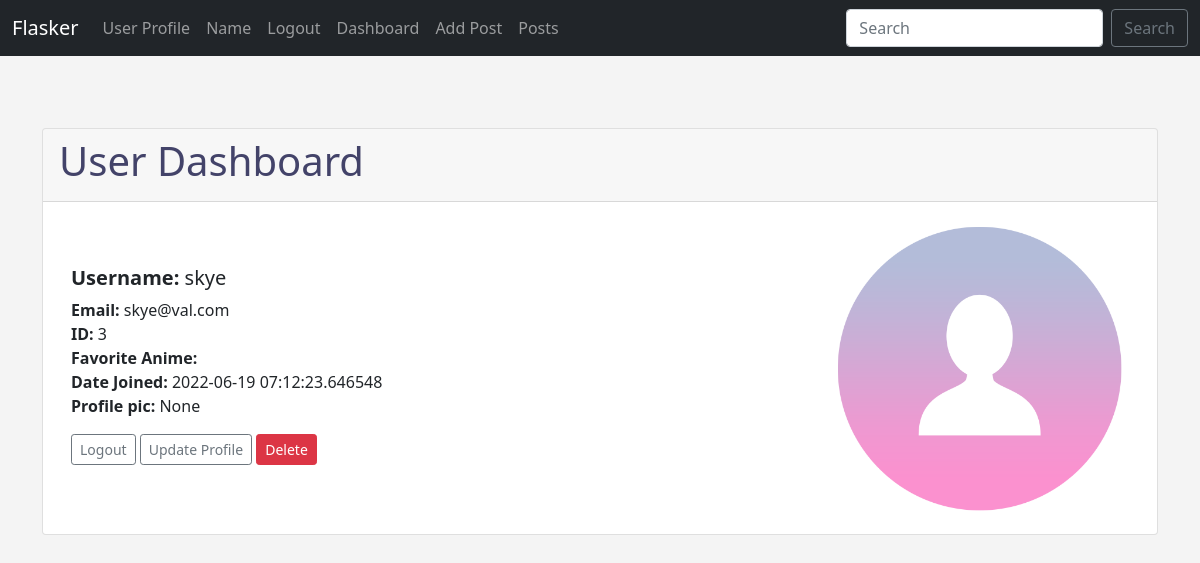
/dashboard (signed in), run on the app's committed database.
### app.py (models this page shows, shortened)
class Users(db.Model, UserMixin):
    id = db.Column(db.Integer, primary_key=True)
    name = db.Column(db.String(200), nullable=False)
    email = db.Column(db.String(200), nullable=False, unique=True)
    favorite_anime = db.Column(db.String(120))
    date_added = db.Column(db.DateTime, default=datetime.utcnow)
    profile_pic = db.Column(db.String(), nullable=True)
    password_hash = db.Column(db.String(128))
    posts = db.relationship('Posts', backref='poster')
    @property
    def password(self):
        raise AttributeError('password is not a readable attribute')

### app.py (the view)
@app.route('/dashboard', methods=['GET', 'POST'])
@login_required
def dashboard():
    return render_template('dashboard.html')

### forms.py
class SearchForm(FlaskForm):
    searched = StringField("Searched", validators=[DataRequired()])
    submit = SubmitField("Submit")

### app.py (called while the page is built)
@login_manager.user_loader
def load_user(user_id):
    return Users.query.get(int(user_id))

@app.context_processor
def base():
    form = SearchForm()
    return dict(form=form)

### templates/dashboard.html (shortened to what this page needs)
{% extends 'base.html' %}
{% block content %}
<br /><br />
<div class="card">
    <div class="card-header">
        <h1>User Dashboard</h1>
    </div>
    <div class="card-body">
        <div class="container">
            <div class="row">
                <div class="col-8">
                    <br /><br />
                    <h5 class="card-title"><strong>Username: </strong>{{ current_user.name }}</h5>
                    <p class="card-text">
                        <strong>Email: </strong>{{ current_user.email }}<br />
                        <strong>ID: </strong>{{ current_user.id }}<br />
                        <strong>Favorite Anime: </strong>{{ current_user.favorite_anime }}<br />
                        <strong>Date Joined: </strong>{{ current_user.date_added }}<br />
                        <strong>Profile pic: </strong>{{ current_user.profile_pic }}<br />
                    </p>
                    <a href="{{ url_for('logout') }}" class="btn btn-outline-secondary btn-sm">Logout</a>
                    <a href="{{ url_for('update', id=current_user.id)}}" class="btn btn-outline-secondary btn-sm">Update
                        Profile</a>
                    <a href="{{ url_for('delete', id=current_user.id) }}" class="btn btn-danger btn-sm">Delete</a>
                </div>
                <div class="col-4">
                    <img src="{{ url_for('static', filename = 'images/icon.png')}}" width="300" align="right">
                </div>
            </div>
        </div>
    </div>
</div>
<br /><br /><br />
{% endblock %}

### static/css/style.css (style rules this page uses)
h1 { color: rgb(67, 67, 105); font-size: 40px; }
body { background: #f4f4f4; }

### data on the page
Users: name "skye", email "skye@val.com", id "3", date_added "2022-06-19 07:12:23.646548", profile_pic "None"
